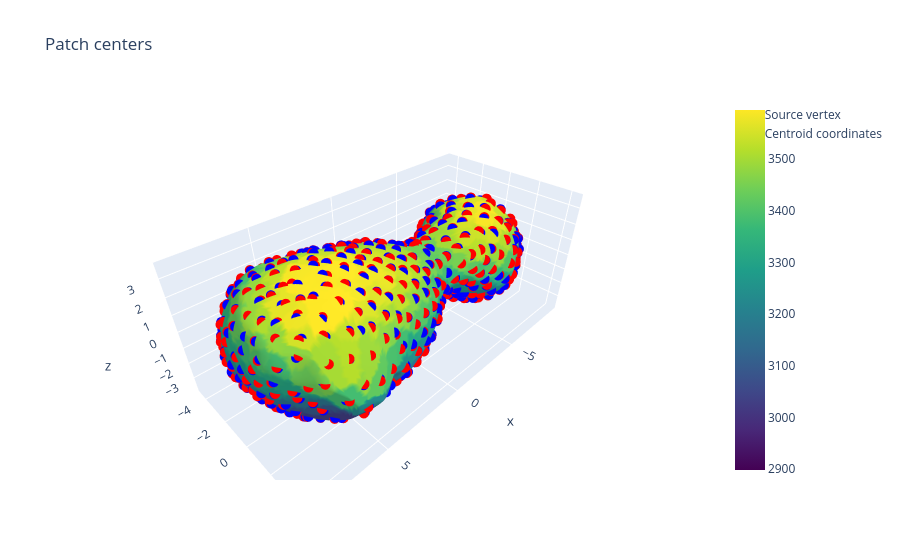

Notebook code cell kept with this figure:
### Code cell
fig = go.Figure(data=[
    go.Mesh3d(
        x=m.v[:,0], y=m.v[:,1], z=m.v[:,2],
        i=m.f[:,0], j=m.f[:,1], k=m.f[:,2],
        intensity=m.fields[:,0],
        colorscale='Viridis',
        showscale=True,   # adds colorbar
        name="Surface"
    ),
    go.Scatter3d(
        # x=centroid_coords[:,0], y=centroid_coords[:,1], z=centroid_coords[:,2],
        x=m.v[patch_centers,0], y=m.v[patch_centers,1], z=m.v[patch_centers,2],
        mode='markers',
        marker=dict(size=6, color='red', symbol='circle'),
        name="Source vertex"
    ),
    go.Scatter3d(
        # x=centroid_coords[:,0], y=centroid_coords[:,1], z=centroid_coords[:,2],
        x=centroids[:,0], y=centroids[:,1], z=centroids[:,2],
        mode='markers',
        marker=dict(size=6, color='blue', symbol='circle'),
        name="Centroid coordinates"
    )
])

fig.update_layout(
    scene=dict(aspectmode='data'),
    title="Patch centers"
)

fig.show()

### Figure 1 — Plotly figure (JSON) as saved in the notebook; plotly's stock layout.template omitted (floating-point values rounded to 4 significant figures; data arrays with more than 128 entries replaced by an {"elided": "..."} marker saying what was removed)
{"data": [{"colorscale": [[0, "#440154"], [0.1111, "#482878"], [0.2222, "#3e4989"], [0.3333, "#31688e"], [0.4444, "#26828e"], [0.5556, "#1f9e89"], [0.6667, "#35b779"], [0.7778, "#6ece58"], [0.8889, "#b5de2b"], [1, "#fde725"]], "i": {"elided": "35998 int values"}, "intensity": {"elided": "18001 float values"}, "j": {"elided": "35998 int values"}, "k": {"elided": "35998 int values"}, "name": "Surface", "showscale": true, "type": "mesh3d", "x": {"elided": "18001 float values"}, "y": {"elided": "18001 float values"}, "z": {"elided": "18001 float values"}}, {"marker": {"color": "red", "size": 6, "symbol": "circle"}, "mode": "markers", "name": "Source vertex", "type": "scatter3d", "x": {"elided": "562 float values"}, "y": {"elided": "562 float values"}, "z": {"elided": "562 float values"}}, {"marker": {"color": "blue", "size": 6, "symbol": "circle"}, "mode": "markers", "name": "Centroid coordinates", "type": "scatter3d", "x": {"elided": "562 float values"}, "y": {"elided": "562 float values"}, "z": {"elided": "562 float values"}}], "layout": {"scene": {"aspectmode": "data"}, "title": {"text": "Patch centers"}}}
